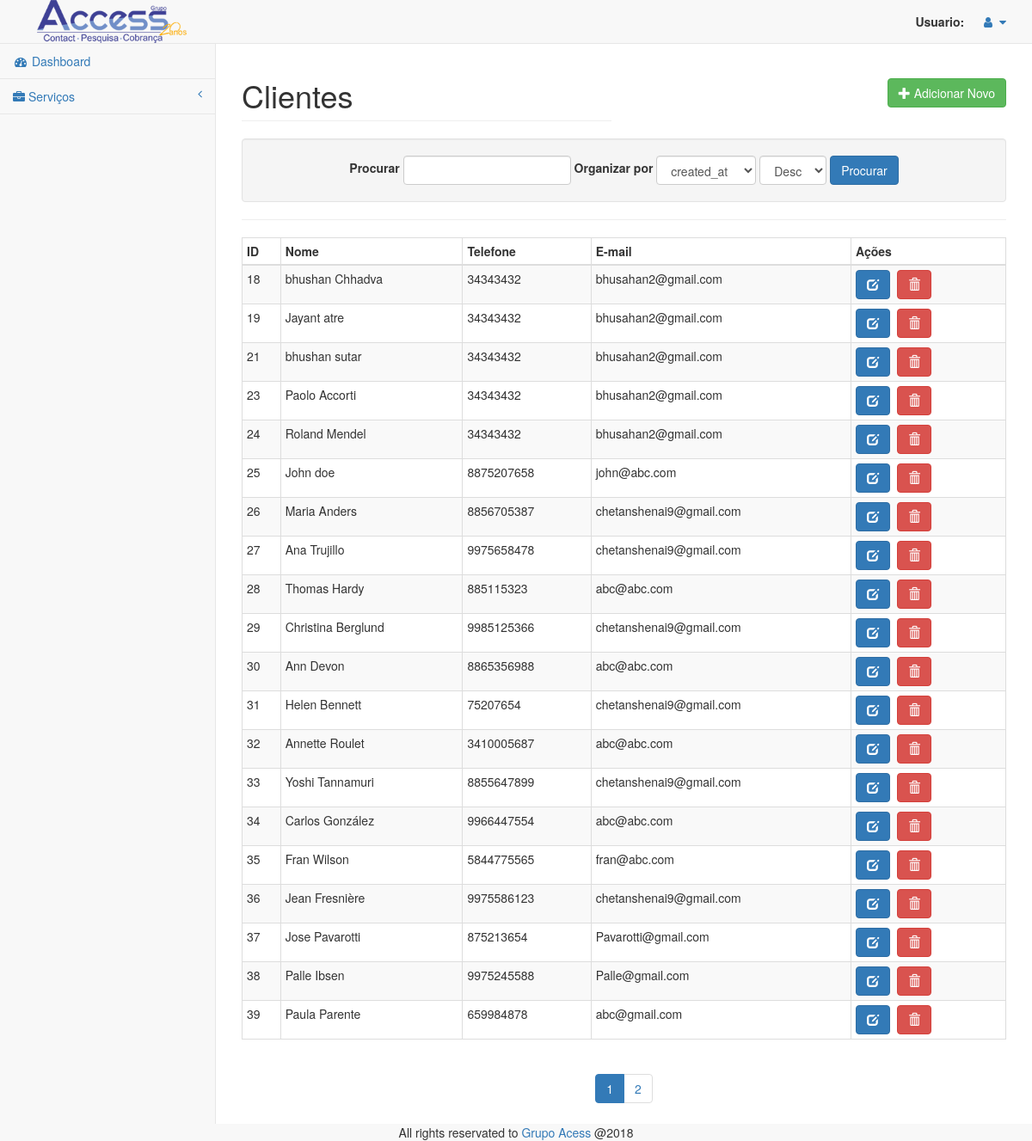
/customers.php (signed in), run on the app's committed database.
### tables this page shows
CREATE TABLE `customers` (
  `id` int(10) NOT NULL,
  `f_name` varchar(25) NOT NULL,
  `l_name` varchar(25) NOT NULL,
  `gender` varchar(6) NOT NULL,
  `address` varchar(100) DEFAULT NULL,
  `city` varchar(15) NOT NULL,
  `state` varchar(30) NOT NULL,
  `phone` varchar(15) NOT NULL,
  `email` varchar(50) NOT NULL,
  `date_of_birth` date NOT NULL,
  `created_at` timestamp NULL DEFAULT NULL,
  `updated_at` timestamp NULL DEFAULT NULL
);

### lib/MysqliDb.php (called while the page is built, shortened)
<?php
class MysqliDb
{
    public static $prefix = '';
    protected $_mysqli;
    protected $_query;
    protected $_queryOptions = array();
    protected $_orderBy = array();
    protected $_groupBy = array();
    public $totalCount = 0;
    protected $host;
    protected $username;
    protected $password;
    protected $db;
    protected $port;
    protected $charset;
    public $returnType = 'array';
    protected $_nestJoin = false;
    private $_tableName = '';
    protected $_mapKey = null;
    public $pageLimit = 20;
    public function __construct($host = null, $username = null, $password = null, $db = null, $port = null, $charset = 'utf8')
    {
        $isSubQuery = false;
        if (is_object($host)) {
            $this->_mysqli = $host;
        } else {
            $this->host = $host;
        }
        $this->username = $username;
        $this->password = $password;
        $this->db = $db;
        $this->port = $port;
        $this->charset = $charset;
    }
    public function connect()
    {
        $this->_mysqli = new mysqli($this->host, $this->username, $this->password, $this->db, $this->port);
        if ($this->charset) {
            $this->_mysqli->set_charset($this->charset);
        }
    }
    public function mysqli()
    {
        return $this->_mysqli;
    }
    protected function reset()
    {
        $this->_orderBy = array();
        $this->_groupBy = array();
        $this->_query = null;
        $this->_queryOptions = array();
        $this->returnType = 'array';
        $this->_nestJoin = false;
        $this->_tableName = '';
        $this->_mapKey = null;
    }
    public function arrayBuilder()
    {
        $this->returnType = 'array';
        return $this;
    }
    public function setQueryOption($options)
    {
        $allowedOptions = Array('ALL', 'DISTINCT', 'DISTINCTROW', 'HIGH_PRIORITY', 'STRAIGHT_JOIN', 'SQL_SMALL_RESULT',
            'SQL_BIG_RESULT', 'SQL_BUFFER_RESULT', 'SQL_CACHE', 'SQL_NO_CACHE', 'SQL_CALC_FOUND_ROWS',
            'LOW_PRIORITY', 'IGNORE', 'QUICK', 'MYSQLI_NESTJOIN', 'FOR UPDATE', 'LOCK IN SHARE MODE');
        if (!is_array($options)) {
            $options = Array($options);
        }
        foreach ($options as $option) {
            $option = strtoupper($option);
            if ($option == 'MYSQLI_NESTJOIN') {
                $this->_nestJoin = true;
            } elseif ($option == 'FOR UPDATE') {
                $this->_forUpdate = true;
            } elseif ($option == 'LOCK IN SHARE MODE') {
                $this->_lockInShareMode = true;
            } else {
                $this->_queryOptions[] = $option;
            }
        }
        return $this;
    }
    public function withTotalCount()
    {
        return $this;
    }
    public function get($tableName, $numRows = null, $columns = '*')
    {
        $column = is_array($columns) ? implode(', ', $columns) : $columns;
        if (strpos($tableName, '.') === false) {
            $this->_tableName = self::$prefix . $tableName;
        } else {
            $this->_tableName = $tableName;
        }
        $this->_query = 'SELECT ' . implode(' ', $this->_queryOptions) . ' ' .
            $column . " FROM " . $this->_tableName;
        $stmt = $this->_buildQuery($numRows);
        $stmt->execute();
        $res = $this->_dynamicBindResults($stmt);
        return $res;
    }
    public function orderBy($orderByField, $orderbyDirection = "DESC", $customFields = null)
    {
        $orderbyDirection = strtoupper(trim($orderbyDirection));
        $orderByField = preg_replace("/[^-a-z0-9\.\(\),_`\*\'\"]+/i", '', $orderByField);
        $orderByField = preg_replace('/(\`)([`a-zA-Z0-9_]*\.)/', '\1' . self::$prefix . '\2', $orderByField);
        $this->_orderBy[$orderByField] = $orderbyDirection;
        return $this;
    }
    protected function _buildQuery($numRows = null, $tableData = null)
    {
        $stmt = $this->_prepareQuery();
        return $stmt;
    }
    protected function _dynamicBindResults(mysqli_stmt $stmt)
    {
        $parameters = array();
        $results = array();
        $mysqlLongType = 252;
        $shouldStoreResult = false;
        $meta = $stmt->result_metadata();
        $row = array();
        while ($field = $meta->fetch_field()) {
            if ($this->_nestJoin && $field->table != $this->_tableName) {
                $field->table = substr($field->table, strlen(self::$prefix));
                $row[$field->table][$field->name] = null;
                $parameters[] = & $row[$field->table][$field->name];
            } else {
                $row[$field->name] = null;
                $parameters[] = & $row[$field->name];
            }
        }
        call_user_func_array(array($stmt, 'bind_result'), $parameters);
        $this->totalCount = 0;
        while ($stmt->fetch()) {
            if ($this->returnType == 'object') {
                $result = new stdClass ();
                foreach ($row as $key => $val) {
                    if (is_array($val)) {
                        $result->$key = new stdClass ();
                        foreach ($val as $k => $v) {
                            $result->$key->$k = $v;
                        }
                    } else {
                        $result->$key = $val;
                    }
                }
            } else {
                $result = array();
                foreach ($row as $key => $val) {
                    if (is_array($val)) {
                        foreach ($val as $k => $v) {
                            $result[$key][$k] = $v;
                        }
                    } else {
                        $result[$key] = $val;
                    }
                }
            }
            if ($this->_mapKey) {
                $results[$row[$this->_mapKey]] = count($row) > 2 ? $result : end($result);
            } else {
                array_push($results, $result);
            }
        }
        if (in_array('SQL_CALC_FOUND_ROWS', $this->_queryOptions)) {
            $stmt = $this->mysqli()->query('SELECT FOUND_ROWS()');
            $totalCount = $stmt->fetch_row();
            $this->totalCount = $totalCount[0];
        }
        return $results;
    }
    protected function _buildCondition($operator, &$conditions)
    {
        if (empty($conditions)) {
            return;
        }
        $this->_query .= ' ' . $operator;
    }
    protected function _buildGroupBy()
    {
        if (empty($this->_groupBy)) {
            return;
        }
        $this->_query .= " GROUP BY ";
        $this->_query = rtrim($this->_query, ', ') . " ";
    }
    protected function _buildOrderBy()
    {
        $this->_query .= " ORDER BY ";
        foreach ($this->_orderBy as $prop => $value) {
            if (strtolower(str_replace(" ", "", $prop)) == 'rand()') {
                $this->_query .= "rand(), ";
            } else {
                $this->_query .= $prop . " " . $value . ", ";
            }
        }
        $this->_query = rtrim($this->_query, ', ') . " ";
    }
    protected function _buildLimit($numRows)
    {
        if (is_array($numRows)) {
            $this->_query .= ' LIMIT ' . (int) $numRows[0] . ', ' . (int) $numRows[1];
        } else {
            $this->_query .= ' LIMIT ' . (int) $numRows;
        }
    }
    protected function _prepareQuery()
    {
        if (!$stmt = $this->mysqli()->prepare($this->_query)) {
            $msg = $this->mysqli()->error . " query: " . $this->_query;
            $num = $this->mysqli()->errno;
            $this->reset();
            throw new Exception($msg, $num);
        }
        return $stmt;
    }
    protected function replacePlaceHolders($str, $vals)
    {
        $newStr = "";
        $newStr .= $str;
        return $newStr;
    }
    public function paginate ($table, $page, $fields = null) {
        $offset = $this->pageLimit * ($page - 1);
        $res = $this->withTotalCount()->get ($table, Array ($offset, $this->pageLimit), $fields);
        $this->totalPages = ceil($this->totalCount / $this->pageLimit);
        return $res;
    }
}

### config/config.php (called while the page is built, shortened)
<?php
require_once BASE_PATH.'/lib/MysqliDb.php';
function getDbInstance()
{
	return new MysqliDb(DB_HOST,DB_USER,DB_PASSWORD,DB_NAME);
}

### customers.php (the view, shortened to what this page needs)
<?php
require_once './config/config.php';
$search_string = filter_input(INPUT_GET, 'search_string');
$filter_col = filter_input(INPUT_GET, 'filter_col');
$order_by = filter_input(INPUT_GET, 'order_by');
$page = filter_input(INPUT_GET, 'page');
$pagelimit = 20;
if (!$page) {
    $page = 1;
}
if (!$filter_col) {
    $filter_col = "created_at";
}
if (!$order_by) {
    $order_by = "Desc";
}
$db = getDbInstance();
$select = array('id', 'f_name', 'l_name', 'email', 'phone','created_at','updated_at');
if ($order_by)
{
    $db->orderBy($filter_col, $order_by);
}
$db->pageLimit = $pagelimit;
$customers = $db->arraybuilder()->paginate("customers", $page, $select);
$total_pages = $db->totalPages;
foreach ($customers as $value) {
    foreach ($value as $col_name => $col_value) {
        $filter_options[$col_name] = $col_name;
    }
    break;
}
include_once 'includes/header.php';
?>
<div id="page-wrapper">
    <div class="row">
        <div class="col-lg-6">
            <h1 class="page-header">Clientes</h1>
        </div>
        <div class="col-lg-6" style="">
            <div class="page-action-links text-right">
	            <a href="add_customer.php?operation=create">
	            	<button class="btn btn-success"><span class="glyphicon glyphicon-plus"></span> Adicionar Novo </button>
	            </a>
            </div>
        </div>
    </div>
    <div class="well text-center filter-form">
        <form class="form form-inline" action="">
            <label for="input_search">Procurar </label>
            <input type="text" class="form-control" id="input_search" name="search_string" value="<?php echo $search_string; ?>">
            <label for ="input_order">Organizar por</label>
            <select name="filter_col" class="form-control">
                <?php
                foreach ($filter_options as $option) {
                    ($filter_col === $option) ? $selected = "selected" : $selected = "";
                    echo ' <option value="' . $option . '" ' . $selected . '>' . $option . '</option>';
                }
                ?>
            </select>
            <select name="order_by" class="form-control" id="input_order">
                <option value="Desc" <?php
                if ($order_by == 'Desc') {
                    echo "selected";
                }
                ?>>Desc</option>
            </select>
            <input type="submit" value="Procurar" class="btn btn-primary">
        </form>
    </div>
    <hr>
    <table class="table table-striped table-bordered table-condensed">
        <thead>
            <tr>
                <th class="header">ID</th>
                <th>Nome</th>
                <th>Telefone</th>
                <th>E-mail</th>
                <th>Ações</th>
            </tr>
        </thead>
        <tbody>
            <?php foreach ($customers as $row) : ?>
                <tr>
	                <td><?php echo $row['id'] ?></td>
	                <td><?php echo htmlspecialchars($row['f_name']." ".$row['l_name']); ?></td>
	                <td><?php echo htmlspecialchars($row['phone']) ?> </td>
	                <td><?php echo htmlspecialchars($row['email']) ?> </td>
	                <td>
					<a href="edit_customer.php?customer_id=<?php echo $row['id'] ?>&operation=edit" class="btn btn-primary" style="margin-right: 8px;"><span class="glyphicon glyphicon-edit"></span>
					<a href=""  class="btn btn-danger delete_btn" data-toggle="modal" data-target="#confirm-delete-<?php echo $row['id'] ?>" style="margin-right: 8px;"><span class="glyphicon glyphicon-trash"></span></td>
				</tr>
            <?php endforeach; ?>
        </tbody>
    </table>
    <div class="text-center">
        <?php
        if (!empty($_GET)) {
            unset($_GET['page']);
            $http_query = "?" . http_build_query($_GET);
        } else {
            $http_query = "?";
        }
        if ($total_pages > 1) {
            echo '<ul class="pagination text-center">';
            for ($i = 1; $i <= $total_pages; $i++) {
                ($page == $i) ? $li_class = ' class="active"' : $li_class = "";
                echo '<li' . $li_class . '><a href="customers.php' . $http_query . '&page=' . $i . '">' . $i . '</a></li>';
            }
            echo '</ul></div>';
        }
        ?>
    </div>
</div>
<?php include_once './includes/footer.php'; ?>

### includes/header.php (shortened to what this page needs)
<!DOCTYPE html>
<html lang="en">
    <head>
        <link  rel="stylesheet" href="css/bootstrap.min.css"/>
        <link href="js/metisMenu/metisMenu.min.css" rel="stylesheet">
        <link href="css/sb-admin-2.css" rel="stylesheet">
        <link href="fonts/font-awesome/css/font-awesome.min.css" rel="stylesheet" type="text/css">
    </head>
    <body>
        <div id="wrapper">
            <?php if (isset($_SESSION['user_logged_in']) && $_SESSION['user_logged_in'] == true ) : ?>
                <nav class="navbar navbar-default navbar-static-top" role="navigation" style="margin-bottom: 0">
                    <div class="navbar-header">
                        <img src="images/logo.png" width="auto" height="50px" style="margin-left: 25%;"/>
                    </div>
                    <ul class="nav navbar-top-links navbar-right">
						<b>Usuario: </b> <?php echo $_SESSION['nome']; ?>
                        <li class="dropdown">
                            <a class="dropdown-toggle" data-toggle="dropdown" href="#">
                                <i class="fa fa-user fa-fw"></i> <i class="fa fa-caret-down"></i>
                            </a>
                        </li>
                    </ul>
                    <div class="navbar-default sidebar" role="navigation">
                        <div class="sidebar-nav navbar-collapse">
                            <ul class="nav" id="side-menu">
                                <li>
                                    <a href="index.php"><i class="fa fa-dashboard fa-fw"></i> Dashboard</a>
                                </li>
								<li>
                                    <a href="#"><i class="fa fa-briefcase"></i> Serviços<span class="fa arrow"></span></a>
                                </li>
                            </ul>
                        </div>
                    </div>
                </nav>
            <?php endif; ?>

### includes/footer.php (shortened to what this page needs)
	<center>
		All rights reservated to <a href="http://www.accesscobranca.com.br/" target="_blank">Grupo Acess</a> @2018
	</center>
</body>
</html>

### css/sb-admin-2.css (style rules this page uses)
body { background-color: #f8f8f8; }
#wrapper { width: 100%; }
#page-wrapper { padding: 0 15px; min-height: 568px; background-color: white; }
@media (min-width: 768px) { #page-wrapper { position: inherit; margin: 0 0 0 250px; padding: 0 30px; border-left: 1px solid #e7e7e7; } }
.navbar-top-links { margin-right: 0; }
.navbar-top-links li { display: inline-block; }
.navbar-top-links li:last-child { margin-right: 15px; }
.navbar-top-links li a { padding: 15px; min-height: 50px; }
.page-action-links { margin:40px 0px 20px 0px; }
.sidebar .sidebar-nav.navbar-collapse { padding-left: 0; padding-right: 0; }
.sidebar ul li { border-bottom: 1px solid #e7e7e7; }
.sidebar .arrow { float: right; }
.sidebar .fa.arrow:before { content: "\f104"; }
@media (min-width: 768px) { .sidebar { z-index: 1; position: absolute; width: 250px; margin-top: 51px; } }

### data on the page
customers: id "18", f_name+l_name "bhushan Chhadva", phone "34343432", email "bhusahan2@gmail.com"
customers: id "19", f_name+l_name "Jayant atre", phone "34343432", email "bhusahan2@gmail.com"
customers: id "21", f_name+l_name "bhushan sutar", phone "34343432", email "bhusahan2@gmail.com"
customers: id "23", f_name+l_name "Paolo Accorti", phone "34343432", email "bhusahan2@gmail.com"
customers: id "24", f_name+l_name "Roland Mendel", phone "34343432", email "bhusahan2@gmail.com"
customers: id "25", f_name+l_name "John doe", phone "8875207658", email "john@abc.com"
customers: id "26", f_name+l_name "Maria Anders", phone "8856705387", email "chetanshenai9@gmail.com"
customers: id "27", f_name+l_name "Ana Trujillo", phone "9975658478", email "chetanshenai9@gmail.com"
customers: id "28", f_name+l_name "Thomas Hardy", phone "885115323", email "abc@abc.com"
customers: id "29", f_name+l_name "Christina Berglund", phone "9985125366", email "chetanshenai9@gmail.com"
customers: id "30", f_name+l_name "Ann Devon", phone "8865356988", email "abc@abc.com"
customers: id "31", f_name+l_name "Helen Bennett", phone "75207654", email "chetanshenai9@gmail.com"
customers: id "32", f_name+l_name "Annette Roulet", phone "3410005687", email "abc@abc.com"
customers: id "33", f_name+l_name "Yoshi Tannamuri", phone "8855647899", email "chetanshenai9@gmail.com"
customers: id "34", f_name+l_name "Carlos González", phone "9966447554", email "abc@abc.com"
customers: id "35", f_name+l_name "Fran Wilson", phone "5844775565", email "fran@abc.com"
customers: id "36", f_name+l_name "Jean Fresnière", phone "9975586123", email "chetanshenai9@gmail.com"
customers: id "37", f_name+l_name "Jose Pavarotti", phone "875213654", email "Pavarotti@gmail.com"
customers: id "38", f_name+l_name "Palle Ibsen", phone "9975245588", email "Palle@gmail.com"
customers: id "39", f_name+l_name "Paula Parente", phone "659984878", email "abc@gmail.com"

### other printed values
form field filter_col "created_at"
